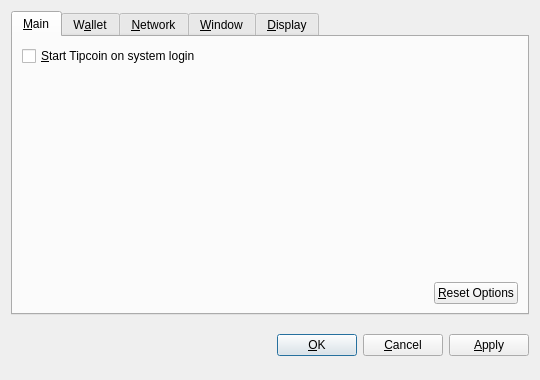
<?xml version="1.0" encoding="UTF-8"?>
<ui version="4.0">
 <class>OptionsDialog</class>
 <widget class="QDialog" name="OptionsDialog">
  <property name="geometry">
   <rect>
    <x>0</x>
    <y>0</y>
    <width>540</width>
    <height>380</height>
   </rect>
  </property>
  <property name="windowTitle">
   <string>Options</string>
  </property>
  <property name="modal">
   <bool>true</bool>
  </property>
  <layout class="QVBoxLayout" name="verticalLayout">
   <item>
    <widget class="QTabWidget" name="tabWidget">
     <property name="tabPosition">
      <enum>QTabWidget::North</enum>
     </property>
     <property name="currentIndex">
      <number>0</number>
     </property>
     <widget class="QWidget" name="tabMain">
      <attribute name="title">
       <string>&amp;Main</string>
      </attribute>
      <layout class="QVBoxLayout" name="verticalLayout_Main">
       <item>
        <widget class="QCheckBox" name="bitcoinAtStartup">
         <property name="toolTip">
          <string>Automatically start Tipcoin after logging in to the system.</string>
         </property>
         <property name="text">
          <string>&amp;Start Tipcoin on system login</string>
         </property>
        </widget>
       </item>
       <item>
        <spacer name="verticalSpacer_Main">
         <property name="orientation">
          <enum>Qt::Vertical</enum>
         </property>
         <property name="sizeHint" stdset="0">
          <size>
           <width>20</width>
           <height>40</height>
          </size>
         </property>
        </spacer>
       </item>
       <item>
        <layout class="QHBoxLayout" name="horizontalLayout_2_Main">
         <item>
          <spacer name="horizontalSpacer_2_Main">
           <property name="orientation">
            <enum>Qt::Horizontal</enum>
           </property>
           <property name="sizeHint" stdset="0">
            <size>
             <width>40</width>
             <height>20</height>
            </size>
           </property>
          </spacer>
         </item>
         <item>
          <widget class="QPushButton" name="resetButton">
           <property name="toolTip">
            <string>Reset all client options to default.</string>
           </property>
           <property name="text">
            <string>&amp;Reset Options</string>
           </property>
           <property name="autoDefault">
            <bool>false</bool>
           </property>
          </widget>
         </item>
        </layout>
       </item>
      </layout>
     </widget>
     <widget class="QWidget" name="tabWallet">
      <attribute name="title">
       <string>W&amp;allet</string>
      </attribute>
      <layout class="QVBoxLayout" name="verticalLayout_Network">
       <item>
        <widget class="QLabel" name="transactionFeeInfoLabel">
         <property name="text">
          <string>Optional transaction fee per kB that helps make sure your transactions are processed quickly. Most transactions are 1 kB.</string>
         </property>
         <property name="textFormat">
          <enum>Qt::PlainText</enum>
         </property>
         <property name="wordWrap">
          <bool>true</bool>
         </property>
        </widget>
       </item>
       <item>
        <layout class="QHBoxLayout" name="horizontalLayout_1_Main">
         <item>
          <widget class="QLabel" name="transactionFeeLabel">
           <property name="text">
            <string>Pay transaction &amp;fee</string>
           </property>
           <property name="textFormat">
            <enum>Qt::PlainText</enum>
           </property>
           <property name="buddy">
            <cstring>transactionFee</cstring>
           </property>
          </widget>
         </item>
         <item>
          <widget class="BitcoinAmountField" name="transactionFee"/>
         </item>
         <item>
          <spacer name="horizontalSpacer_1_Main">
           <property name="orientation">
            <enum>Qt::Horizontal</enum>
           </property>
           <property name="sizeHint" stdset="0">
            <size>
             <width>40</width>
             <height>20</height>
            </size>
           </property>
          </spacer>
         </item>
        </layout>
       </item>
       <item>
        <widget class="QLabel" name="label">
         <property name="text">
          <string>If you disable the spending of unconfirmed change, the change from a transaction cannot be used until that transaction has at least one confirmation. This also affects how your balance is computed.</string>
         </property>
         <property name="wordWrap">
          <bool>true</bool>
         </property>
        </widget>
       </item>
       <item>
        <widget class="QCheckBox" name="spendZeroConfChange">
         <property name="text">
          <string>Spend unconfirmed change  (experts only)</string>
         </property>
        </widget>
       </item>
       <item>
        <spacer name="verticalSpacer">
         <property name="orientation">
          <enum>Qt::Vertical</enum>
         </property>
         <property name="sizeHint" stdset="0">
          <size>
           <width>20</width>
           <height>40</height>
          </size>
         </property>
        </spacer>
       </item>
      </layout>
     </widget>
     <widget class="QWidget" name="tabNetwork">
      <attribute name="title">
       <string>&amp;Network</string>
      </attribute>
      <layout class="QVBoxLayout" name="verticalLayout_Network">
       <item>
        <widget class="QCheckBox" name="mapPortUpnp">
         <property name="toolTip">
          <string>Automatically open the Tipcoin client port on the router. This only works when your router supports UPnP and it is enabled.</string>
         </property>
         <property name="text">
          <string>Map port using &amp;UPnP</string>
         </property>
        </widget>
       </item>
       <item>
        <widget class="QCheckBox" name="connectSocks">
         <property name="toolTip">
          <string>Connect to the Tipcoin network through a SOCKS proxy (e.g. when connecting through Tor).</string>
         </property>
         <property name="text">
          <string>&amp;Connect through SOCKS proxy:</string>
         </property>
        </widget>
       </item>
       <item>
        <layout class="QHBoxLayout" name="horizontalLayout_Network">
         <item>
          <widget class="QLabel" name="proxyIpLabel">
           <property name="text">
            <string>Proxy &amp;IP:</string>
           </property>
           <property name="textFormat">
            <enum>Qt::PlainText</enum>
           </property>
           <property name="buddy">
            <cstring>proxyIp</cstring>
           </property>
          </widget>
         </item>
         <item>
          <widget class="QValidatedLineEdit" name="proxyIp">
           <property name="maximumSize">
            <size>
             <width>140</width>
             <height>16777215</height>
            </size>
           </property>
           <property name="toolTip">
            <string>IP address of the proxy (e.g. 127.0.0.1)</string>
           </property>
          </widget>
         </item>
         <item>
          <widget class="QLabel" name="proxyPortLabel">
           <property name="text">
            <string>&amp;Port:</string>
           </property>
           <property name="textFormat">
            <enum>Qt::PlainText</enum>
           </property>
           <property name="buddy">
            <cstring>proxyPort</cstring>
           </property>
          </widget>
         </item>
         <item>
          <widget class="QLineEdit" name="proxyPort">
           <property name="maximumSize">
            <size>
             <width>55</width>
             <height>16777215</height>
            </size>
           </property>
           <property name="toolTip">
            <string>Port of the proxy (e.g. 9050)</string>
           </property>
          </widget>
         </item>
         <item>
          <widget class="QLabel" name="socksVersionLabel">
           <property name="text">
            <string>SOCKS &amp;Version:</string>
           </property>
           <property name="textFormat">
            <enum>Qt::PlainText</enum>
           </property>
           <property name="buddy">
            <cstring>socksVersion</cstring>
           </property>
          </widget>
         </item>
         <item>
          <widget class="QValueComboBox" name="socksVersion">
           <property name="toolTip">
            <string>SOCKS version of the proxy (e.g. 5)</string>
           </property>
          </widget>
         </item>
         <item>
          <spacer name="horizontalSpacer_Network">
           <property name="orientation">
            <enum>Qt::Horizontal</enum>
           </property>
           <property name="sizeHint" stdset="0">
            <size>
             <width>40</width>
             <height>20</height>
            </size>
           </property>
          </spacer>
         </item>
        </layout>
       </item>
       <item>
        <spacer name="verticalSpacer_Network">
         <property name="orientation">
          <enum>Qt::Vertical</enum>
         </property>
         <property name="sizeHint" stdset="0">
          <size>
           <width>20</width>
           <height>40</height>
          </size>
         </property>
        </spacer>
       </item>
      </layout>
     </widget>
     <widget class="QWidget" name="tabWindow">
      <attribute name="title">
       <string>&amp;Window</string>
      </attribute>
      <layout class="QVBoxLayout" name="verticalLayout_Window">
       <item>
        <widget class="QCheckBox" name="minimizeToTray">
         <property name="toolTip">
          <string>Show only a tray icon after minimizing the window.</string>
         </property>
         <property name="text">
          <string>&amp;Minimize to the tray instead of the taskbar</string>
         </property>
        </widget>
       </item>
       <item>
        <widget class="QCheckBox" name="minimizeOnClose">
         <property name="toolTip">
          <string>Minimize instead of exit the application when the window is closed. When this option is enabled, the application will be closed only after selecting Quit in the menu.</string>
         </property>
         <property name="text">
          <string>M&amp;inimize on close</string>
         </property>
        </widget>
       </item>
       <item>
        <spacer name="verticalSpacer_Window">
         <property name="orientation">
          <enum>Qt::Vertical</enum>
         </property>
         <property name="sizeHint" stdset="0">
          <size>
           <width>20</width>
           <height>40</height>
          </size>
         </property>
        </spacer>
       </item>
      </layout>
     </widget>
     <widget class="QWidget" name="tabDisplay">
      <attribute name="title">
       <string>&amp;Display</string>
      </attribute>
      <layout class="QVBoxLayout" name="verticalLayout_Display">
       <item>
        <layout class="QHBoxLayout" name="horizontalLayout_1_Display">
         <item>
          <widget class="QLabel" name="langLabel">
           <property name="text">
            <string>User Interface &amp;language:</string>
           </property>
           <property name="textFormat">
            <enum>Qt::PlainText</enum>
           </property>
           <property name="buddy">
            <cstring>lang</cstring>
           </property>
          </widget>
         </item>
         <item>
          <widget class="QValueComboBox" name="lang">
           <property name="toolTip">
            <string>The user interface language can be set here. This setting will take effect after restarting Tipcoin.</string>
           </property>
          </widget>
         </item>
        </layout>
       </item>
       <item>
        <layout class="QHBoxLayout" name="horizontalLayout_2_Display">
         <item>
          <widget class="QLabel" name="unitLabel">
           <property name="text">
            <string>&amp;Unit to show amounts in:</string>
           </property>
           <property name="textFormat">
            <enum>Qt::PlainText</enum>
           </property>
           <property name="buddy">
            <cstring>unit</cstring>
           </property>
          </widget>
         </item>
         <item>
          <widget class="QValueComboBox" name="unit">
           <property name="toolTip">
            <string>Choose the default subdivision unit to show in the interface and when sending coins.</string>
           </property>
          </widget>
         </item>
        </layout>
       </item>
       <item>
        <widget class="QCheckBox" name="displayAddresses">
         <property name="toolTip">
          <string>Whether to show Tipcoin addresses in the transaction list or not.</string>
         </property>
         <property name="text">
          <string>&amp;Display addresses in transaction list</string>
         </property>
        </widget>
       </item>
       <item>
        <widget class="QCheckBox" name="coinControlFeatures">
         <property name="toolTip">
          <string>Whether to show coin control features or not.</string>
         </property>
         <property name="text">
          <string>Display coin &amp;control features (experts only!)</string>
         </property>
        </widget>
       </item>
       <item>
        <spacer name="verticalSpacer_Display">
         <property name="orientation">
          <enum>Qt::Vertical</enum>
         </property>
         <property name="sizeHint" stdset="0">
          <size>
           <width>20</width>
           <height>40</height>
          </size>
         </property>
        </spacer>
       </item>
      </layout>
     </widget>
    </widget>
   </item>
   <item>
    <layout class="QHBoxLayout" name="horizontalLayout_Buttons">
     <item>
      <spacer name="horizontalSpacer_1">
       <property name="orientation">
        <enum>Qt::Horizontal</enum>
       </property>
       <property name="sizeHint" stdset="0">
        <size>
         <width>40</width>
         <height>48</height>
        </size>
       </property>
      </spacer>
     </item>
     <item>
      <widget class="QLabel" name="statusLabel">
       <property name="font">
        <font>
         <weight>75</weight>
         <bold>true</bold>
        </font>
       </property>
       <property name="text">
        <string/>
       </property>
       <property name="textFormat">
        <enum>Qt::PlainText</enum>
       </property>
       <property name="wordWrap">
        <bool>true</bool>
       </property>
      </widget>
     </item>
     <item>
      <spacer name="horizontalSpacer_2">
       <property name="orientation">
        <enum>Qt::Horizontal</enum>
       </property>
       <property name="sizeHint" stdset="0">
        <size>
         <width>40</width>
         <height>48</height>
        </size>
       </property>
      </spacer>
     </item>
     <item>
      <widget class="QPushButton" name="okButton">
       <property name="text">
        <string>&amp;OK</string>
       </property>
      </widget>
     </item>
     <item>
      <widget class="QPushButton" name="cancelButton">
       <property name="text">
        <string>&amp;Cancel</string>
       </property>
       <property name="autoDefault">
        <bool>false</bool>
       </property>
      </widget>
     </item>
     <item>
      <widget class="QPushButton" name="applyButton">
       <property name="text">
        <string>&amp;Apply</string>
       </property>
       <property name="autoDefault">
        <bool>false</bool>
       </property>
      </widget>
     </item>
    </layout>
   </item>
  </layout>
 </widget>
 <customwidgets>
  <customwidget>
   <class>BitcoinAmountField</class>
   <extends>QSpinBox</extends>
   <header>bitcoinamountfield.h</header>
  </customwidget>
  <customwidget>
   <class>QValueComboBox</class>
   <extends>QComboBox</extends>
   <header>qvaluecombobox.h</header>
  </customwidget>
  <customwidget>
   <class>QValidatedLineEdit</class>
   <extends>QLineEdit</extends>
   <header>qvalidatedlineedit.h</header>
  </customwidget>
 </customwidgets>
 <resources/>
 <connections/>
</ui>
